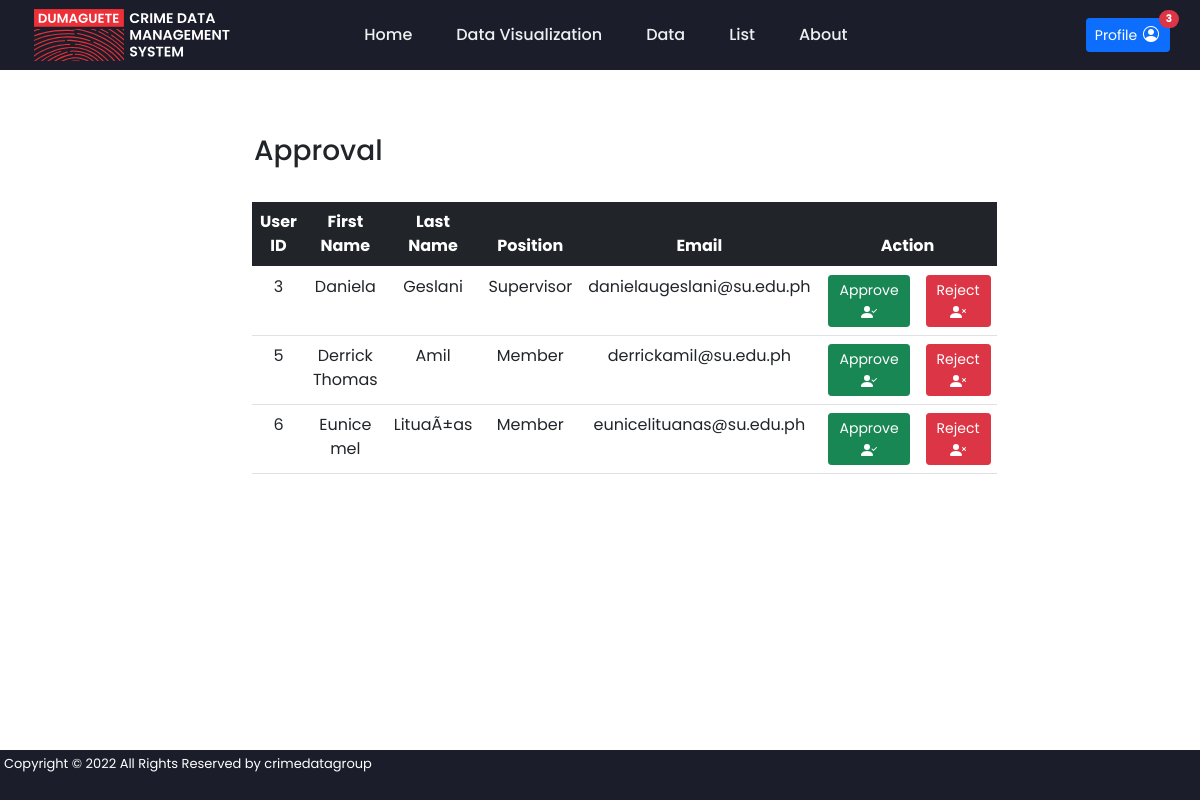
Before: /approval.php (signed in) with the older database file.
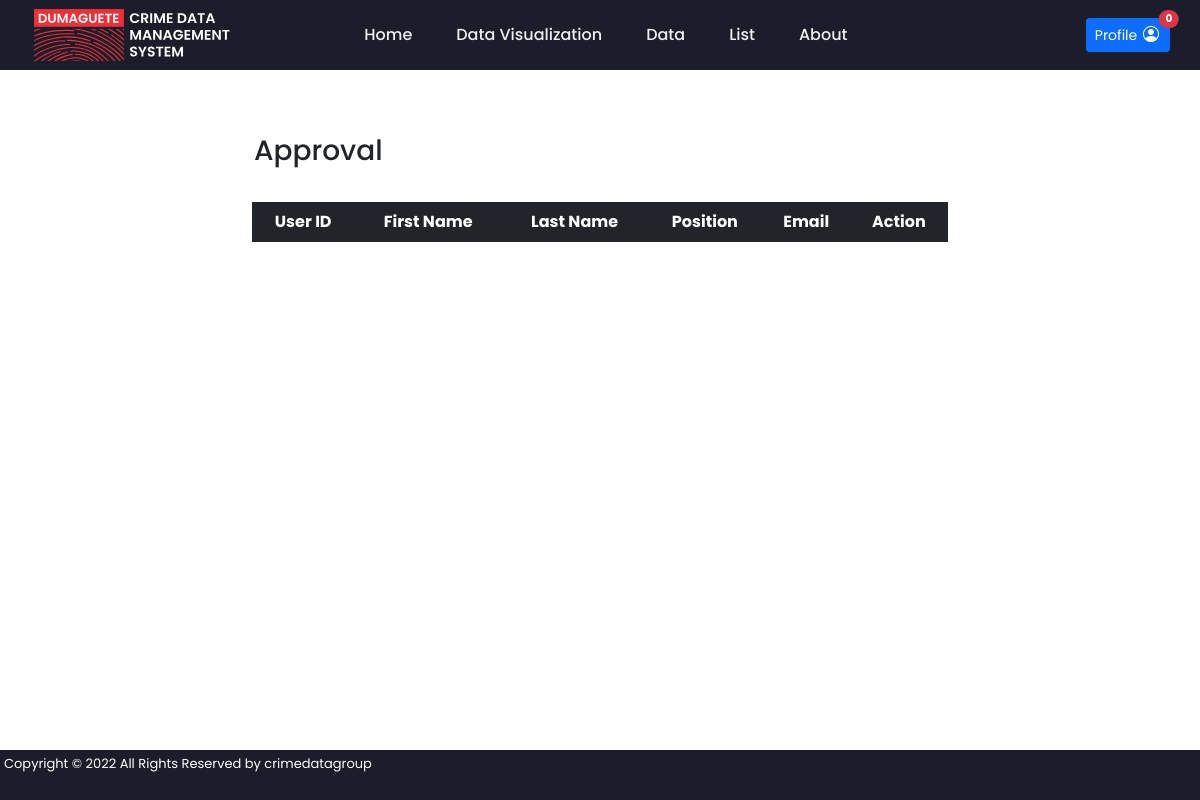
After: the same page with the newer database file.
### tables this page shows
CREATE TABLE IF NOT EXISTS `user` (
  `user_id` int(11) NOT NULL AUTO_INCREMENT,
  `email` varchar(100) NOT NULL,
  `password` varchar(100) DEFAULT NULL,
  `first_name` varchar(100) NOT NULL,
  `last_name` varchar(100) NOT NULL,
  `position` varchar(100) NOT NULL,
  `create_timestamp` timestamp NULL DEFAULT CURRENT_TIMESTAMP,
  `update_timestamp` timestamp NULL DEFAULT NULL,
  `approve_reject_timestamp` timestamp NULL DEFAULT NULL,
  `supervisor_accept_reject` int(11) DEFAULT NULL,
  `approval` int(11) DEFAULT '0',
  `image_name` varchar(100) DEFAULT 'profile.png',
  PRIMARY KEY (`user_id`)
);

### approval.php (the view, shortened to what this page needs)
<?php
include 'connection.php';
?>
<!DOCTYPE html>
<head>
   <link rel="stylesheet" href="style.css">
	<link href="https://cdn.jsdelivr.net/npm/bootstrap@5.0.2/dist/css/bootstrap.min.css" rel="stylesheet">
	<link rel="stylesheet" href="https://cdn.jsdelivr.net/npm/bootstrap-icons@1.8.1/font/bootstrap-icons.css">
</head>
<?php include("header.php"); ?>
<body>
	<div class="col-md-7" style="margin:auto;">
		<h3>Approval</h3><br>
        <table class="table" style='text-align: center;'>
          <thead class="thead-dark">
            <tr class='table-dark'>
              <th>User ID</th>
              <th>First Name</th>
              <th>Last Name</th>
              <th>Position</th>
              <th>Email</th>
              <th colspan="2">Action</th>
            </tr>
          </thead>
          <tbody>
            <?php
            $res=mysqli_query($conn,"SELECT `user_id`, `email`, `first_name`, `last_name`, `position` FROM `user` WHERE `approval`=0");
            while ($row=mysqli_fetch_array($res))
            {
              echo "<tr>";
              echo "<td>"; echo $row["user_id"];  echo "</td>";
              echo "<td>"; echo ucfirst($row["first_name"]);  echo "</td>";
              echo "<td>"; echo ucfirst($row["last_name"]);  echo "</td>";
              echo "<td>"; echo $row["position"];  echo "</td>";
              echo "<td>"; echo $row["email"];  echo "</td>";
              echo "<td>"; ?> <a href="register_approve.php?id=<?php echo $row["user_id"]; ?>"><button type="button" class="btn btn-success btn-sm">
                Approve
                </button></a> <?php  echo "</td>";
              echo "<td>"; ?> <a href="register_reject.php?id=<?php echo $row["user_id"]; ?>" onClick='return confirm("Are you sure you want to Reject?");'><button type="button" class="btn btn-danger btn-sm">
                Reject
                </button></a> <?php  echo "</td>";
              echo "</tr>";
            }
            ?>
          </tbody>
        </table>
    </div>
</body>
<?php include("footer.php"); ?>
</html>

### header.php
<?php include 'connection.php';?>
<header>
	<a href="main.php"><img class="logo" src="img/logo5.svg" style="width: 200px;" alt="logo"></a>
	<nav style="padding-right:140px;">
		<ul class="nav__links">
			<li><a href="main.php">Home</a></li>
			<li><a href="visualization_index.php">Data Visualization</a></li>
			<li><a href="data_index.php">Data</a></li>
			<li><a href="list_index.php">List</a></li>
			<li><a href="about_index.php">About</a></li>
		</ul>
	</nav>
    <button onclick="location.href ='profile.php';" type="button" class="btn btn-primary position-relative btn-sm" id="but">
		Profile <i class="bi bi-person-circle" style="font-size: 1rem; color: white;"></i>
		<span class="position-absolute top-0 start-100 translate-middle badge rounded-pill bg-danger">
		<?php $res=mysqli_query($conn,"SELECT COUNT(user_id) AS numbers FROM `user` WHERE `approval`=0");
            if ($res->num_rows > 0) {
				while($row = $res->fetch_assoc()) {
				echo $row["numbers"];
				}
		}?>
		</span>
	</button>
</header>

### footer.php
<footer>
    <p>Copyright &copy; 2022 All Rights Reserved by crimedatagroup</p>
</footer>

### style.css (style rules this page uses)
body { background-size: cover; background-repeat: no-repeat; overflow: auto; flex-grow: 1; margin: 0px; padding: 0px; }
* { font-family: 'Poppins', sans-serif; margin:0; padding:2px; box-sizing: border-box; outline: #1b1e2a; border: grey; text-decoration: none; }
h3 { font-size:1rem; font-weight:100; }
header { position: fixed; z-index: 12; top: 0px; left: 0px; right: 0px; display: flex; justify-content: space-between; align-items: center; padding: 0px 30px; height: 70px; background-color: #1b1e2a; }
footer { position: fixed; bottom: 0px; left: 0px; right: 0px; height: 50px; font-size:13px; background-color: #1b1e2a; color:white; }
.nav__links { list-style: none; display: flex; }
.nav__links a { font-weight: 500; color: #edf0f1; text-decoration: none; }
.nav__links li { padding: 25px 20px 10px 20px; }
.nav__links li a { transition: all 0.3s ease 0s; }

Changed rows visible on the page:
no longer on this page (row edited): user: user_id "3", first_name "Daniela", last_name "Geslani", position "Supervisor", email "danielaugeslani@su.edu.ph"
no longer on this page (row edited): user: user_id "5", first_name "Derrick Thomas", last_name "Amil", position "Member", email "derrickamil@su.edu.ph"
no longer on this page (row edited): user: user_id "6", first_name "Eunice mel", last_name "LituaÃ±as", position "Member", email "eunicelituanas@su.edu.ph"
Other visible differences:
new list line: "0"
list line gone: "3"
